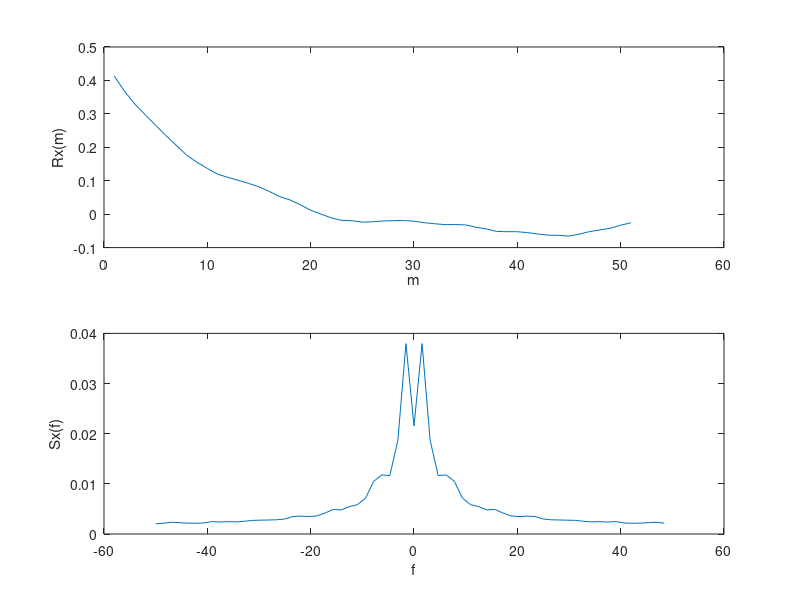

Source code (MATLAB):
%%%%%%%%%% project 1 %%%%%%%%%%%%%%%%%%%%%%%%%%%%%%%%%%%%%%%%%%
%%%%%%%%%% AR(1) model, a1=0.9 %%%%%%%%%%%%%%%%%%%%%%%%%%%%%%%%
%%%%%%%%%% compute corelation function and power spectral density %%%%%
clear all
close all
clc;
X0=0;
N=1000;
rh=0.9;
X=zeros(1,N);
w=rand(1,N)-1/2;


X(1)=rh*X0+w(1);
 for i=2:N
     X(i)=rh*X(i-1)+w(i);
 end
 
 M=50;
 Rx=zeros(1, M+1);
 for m=1:M+1
     for n=1:N-m+1
         Rx(m)=Rx(m)+X(n)*X(n+m-1);
     end
     Rx(m)=Rx(m)/(N-m+1);
 end
 
 subplot(211),plot(Rx);
 xlabel('m')
 ylabel('Rx(m)')
 
 
 %%% compute power spectrum %%%
 
 ts=0.01;
 fs=1/ts;
 L=2^(nextpow2(M));
 Sx=fft(Rx,L);
 Sx=Sx/fs;
 df=fs/L;
 f=[0:df:df*(L-1)]-fs/2;
 
 subplot(212), plot(f,fftshift(abs(Sx)));
 xlabel('f')
 ylabel('Sx(f)')
 
 